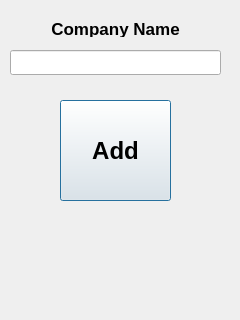
<?xml version="1.0" encoding="UTF-8"?>
<ui version="4.0">
 <class>Dialog</class>
 <widget class="QDialog" name="Dialog">
  <property name="geometry">
   <rect>
    <x>0</x>
    <y>0</y>
    <width>240</width>
    <height>320</height>
   </rect>
  </property>
  <property name="windowTitle">
   <string>Dialog</string>
  </property>
  <widget class="QLabel" name="label">
   <property name="geometry">
    <rect>
     <x>40</x>
     <y>20</y>
     <width>151</width>
     <height>17</height>
    </rect>
   </property>
   <property name="font">
    <font>
     <pointsize>13</pointsize>
     <bold>true</bold>
    </font>
   </property>
   <property name="text">
    <string>Company Name</string>
   </property>
   <property name="alignment">
    <set>Qt::AlignCenter</set>
   </property>
  </widget>
  <widget class="QLineEdit" name="lineEdit">
   <property name="geometry">
    <rect>
     <x>10</x>
     <y>50</y>
     <width>211</width>
     <height>25</height>
    </rect>
   </property>
  </widget>
  <widget class="QPushButton" name="pushButton">
   <property name="geometry">
    <rect>
     <x>60</x>
     <y>100</y>
     <width>111</width>
     <height>101</height>
    </rect>
   </property>
   <property name="font">
    <font>
     <pointsize>18</pointsize>
     <bold>true</bold>
    </font>
   </property>
   <property name="text">
    <string>Add</string>
   </property>
   <property name="shortcut">
    <string>Ctrl+Z, Ctrl+Z, Ctrl+Z, Ctrl+Z</string>
   </property>
  </widget>
 </widget>
 <resources/>
 <connections/>
</ui>
